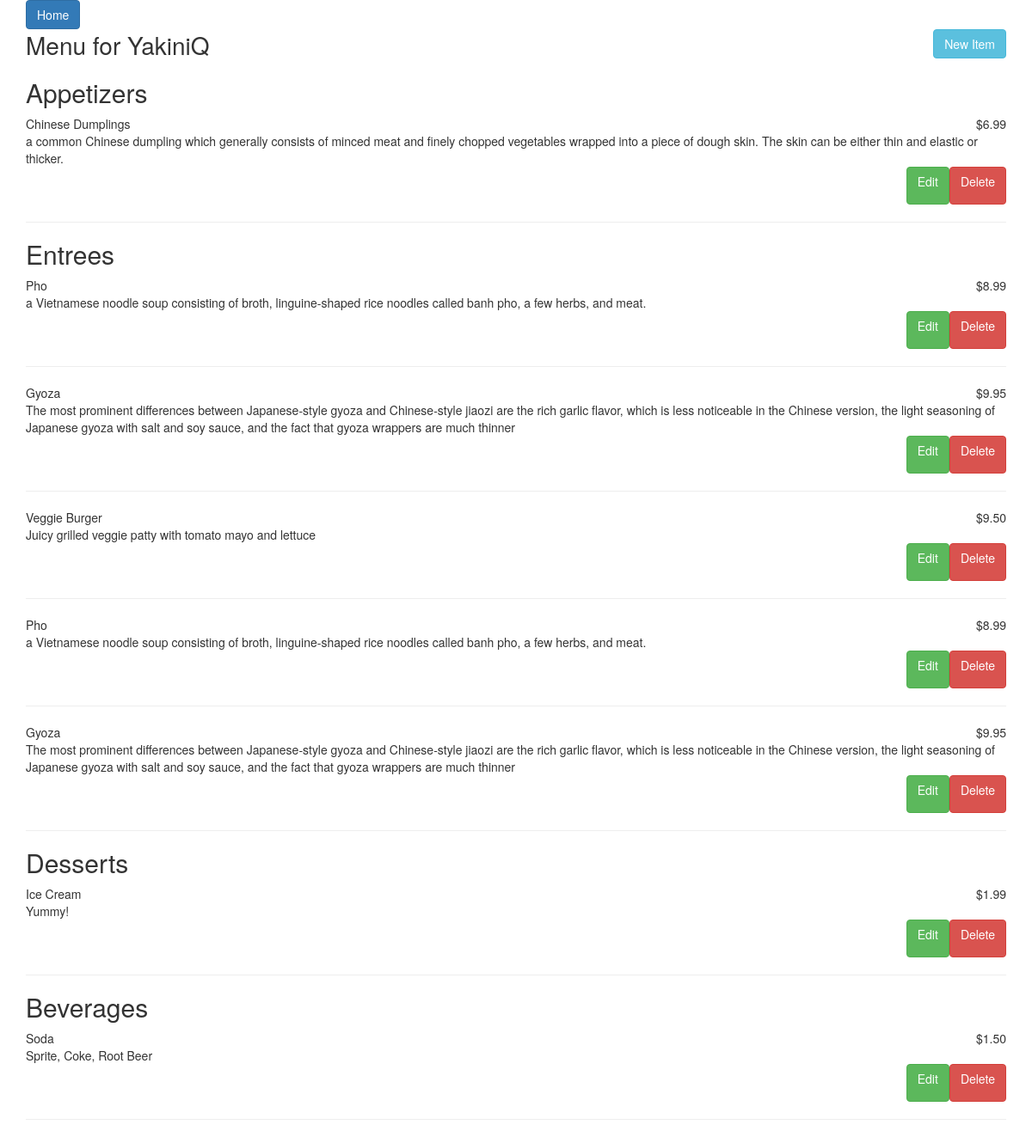
Page /restaurant/3/menu on the committed database.
### app/models.py (models this page shows, shortened)
class Restaurant(db.Model):
    __tablename__ = 'restaurant'
    id = db.Column(db.Integer, primary_key=True)
    name = db.Column(db.String(250), nullable=False)

class MenuItem(db.Model):
    __tablename__ = 'menu_item'
    name = db.Column(db.String(80), nullable=False)
    id = db.Column(db.Integer, primary_key=True)
    description = db.Column(db.String(250))
    price = db.Column(db.String(8))
    course = db.Column(db.String(250))
    restaurant_id = db.Column(db.Integer, db.ForeignKey('restaurant.id'))
    restaurant = db.relationship(Restaurant)

### app/views.py (the view)
@app.route('/restaurant/<int:id>/menu')
def show_restaurant_menu(id):
    menu_items = MenuItem.query.filter_by(restaurant_id=id)
    appetizers = menu_items.filter_by(course="Appetizer").all()
    entrees = menu_items.filter_by(course="Entree").all()
    desserts = menu_items.filter_by(course="Dessert").all()
    beverages = menu_items.filter_by(course="Beverage").all()
    restaurant_name = Restaurant.query.filter_by(id=id).first().name
    return render_template('show_restaurant_menu.html',
                           appetizers=appetizers,
                           entrees=entrees,
                           desserts=desserts,
                           beverages=beverages,
                           restaurant_id=id,
                           restaurant_name=restaurant_name)

### app/templates/show_restaurant_menu.html (shortened to what this page needs)
{% extends 'base.html' %}
{% block content %}
<div class="row">
    <div class="col-md-6">
        <h1 class="text-left">Menu for {{ restaurant_name }}</h1>
    </div>
    <div class="col-md-6">
        <a class="btn btn-info pull-right" href={{ url_for('new_menu_item', id=restaurant_id) }}>New Item</a>
    </div>
</div>
    {% if appetizers is not none %}
        <h2>Appetizers</h2>
        {% for appetizer in appetizers %}
            <div class="row">
                <div class="col-md-6 text-left">
                    {{ appetizer.name }}
                </div>
                <div class="col-md-6 text-right">
                    {{ appetizer.price }}
                </div>
            </div>
            <div class="row">
                <div class="col-md-12">
                    {{ appetizer.description }}
                </div>
            </div>
            <div class="row">
                 <div class="col-md-12">
            <a class="btn btn-danger pull-right" href={{ url_for('delete_menu_item', id=restaurant_id, menu_id=appetizer.id) }}><p class="text-center">Delete</p></a>
            <a class="btn btn-success pull-right" href={{ url_for('edit_menu_item', id=restaurant_id, menu_id=appetizer.id) }}><p class="text-center">Edit</p></a>
        </div>
            </div>
            <hr>
        {% endfor %}
    {% endif %}
    {% if entrees is not none%}
        <h2>Entrees</h2>
        {% for entree in entrees %}
           <div class="row">
                <div class="col-md-6 text-left">
                    {{ entree.name }}
                </div>
                <div class="col-md-6 text-right">
                    {{ entree.price }}
                </div>
            </div>
            <div class="row">
                <div class="col-md-12">
                    {{ entree.description }}
                </div>
            </div>
            <div class="row">
                 <div class="col-md-12">
            <a class="btn btn-danger pull-right" id="delete-btn" href={{ url_for('delete_menu_item', id=restaurant_id, menu_id=entree.id) }}><p class="text-center">Delete</p></a>
            <a class="btn btn-success pull-right" href={{ url_for('edit_menu_item', id=restaurant_id, menu_id=entree.id) }}><p class="text-center">Edit</p></a>
        </div>
            </div>
            <hr>
        {% endfor %}
    {% endif %}
    {% if desserts %}
        <h2>Desserts</h2>
        {% for dessert in desserts %}
            <div class="row">
                <div class="col-md-6 text-left">
                    {{ dessert.name }}
                </div>
                <div class="col-md-6 text-right">
                    {{ dessert.price }}
                </div>
            </div>
            <div class="row">
                <div class="col-md-12">
                    {{ dessert.description }}
                </div>
            </div>
             <div class="row">
                 <div class="col-md-12">
            <a class="btn btn-danger pull-right" id="delete-btn" href={{ url_for('delete_menu_item', id=restaurant_id, menu_id=dessert.id) }}><p class="text-center">Delete</p></a>
            <a class="btn btn-success pull-right" href={{ url_for('edit_menu_item', id=restaurant_id, menu_id=dessert.id) }}><p class="text-center">Edit</p></a>
        </div>
            </div>
            <hr>
        {% endfor %}
    {% endif %}
    {% if beverages %}
        <h2>Beverages</h2>
        {% for beverage in beverages %}
           <div class="row">
                <div class="col-md-6 text-left">
                    {{ beverage.name }}
                </div>
                <div class="col-md-6 text-right">
                    {{ beverage.price }}
                </div>
            </div>
            <div class="row">
                <div class="col-md-12">
                    {{ beverage.description }}
                </div>
            </div>
             <div class="row">
                 <div class="col-md-12">
            <a class="btn btn-danger pull-right" id="delete-btn" href={{ url_for('delete_menu_item', id=restaurant_id, menu_id=beverage.id) }}><p class="text-center">Delete</p></a>
            <a class="btn btn-success pull-right" href={{ url_for('edit_menu_item', id=restaurant_id, menu_id=beverage.id) }}><p class="text-center">Edit</p></a>
        </div>
            </div>
            <hr>
        {% endfor %}
    {% endif %}
{% endblock %}

### app/templates/base.html (shortened to what this page needs)
<!DOCTYPE html>
<html lang="en">
<head>
    <link href=
    "http://maxcdn.bootstrapcdn.com/bootstrap/3.3.7/css/bootstrap.min.css" rel=
    "stylesheet">
    <link href=
    "https://maxcdn.bootstrapcdn.com/font-awesome/4.6.3/css/font-awesome.min.css"
    rel="stylesheet">
    <link href="../static/css/styles.css" rel="stylesheet">
</head>
<body>
    <div class="container">
    <div class="row">
        <div class="col-md-12">
            <a class="btn btn-primary" href={{ url_for('restaurants') }}>Home</a>
        </div>
    </div>
        {% block content %}
        {% endblock %}
    </div>
</body>
</html>

### app/static/css/styles.css (style rules this page uses)
h1 { margin: 30px; font-size: 28px; line-height: 1.33; border-radius: 6px; margin: 0; }

### rows in the picture
Restaurant: name "YakiniQ"
MenuItem: name "Chinese Dumplings", price "$6.99", description "a common Chinese dumpling which generally consists of minced meat and finely chopped vegetables wrapped into a piece of dough skin. The skin can be either thin and elastic or thicker."
MenuItem: name "Pho", price "$8.99", description "a Vietnamese noodle soup consisting of broth, linguine-shaped rice noodles called banh pho, a few herbs, and meat."
MenuItem: name "Gyoza", price "$9.95", description "The most prominent differences between Japanese-style gyoza and Chinese-style jiaozi are the rich garlic flavor, which is less noticeable in the Chinese version, the light seasoning of Japanese gyoza with salt and soy sauce, and the fact that gyoza wrappers are much thinner"
MenuItem: name "Veggie Burger", price "$9.50", description "Juicy grilled veggie patty with tomato mayo and lettuce"
MenuItem: name "Pho", price "$8.99", description "a Vietnamese noodle soup consisting of broth, linguine-shaped rice noodles called banh pho, a few herbs, and meat."
MenuItem: name "Gyoza", price "$9.95", description "The most prominent differences between Japanese-style gyoza and Chinese-style jiaozi are the rich garlic flavor, which is less noticeable in the Chinese version, the light seasoning of Japanese gyoza with salt and soy sauce, and the fact that gyoza wrappers are much thinner"
MenuItem: name "Ice Cream", price "$1.99", description "Yummy!"
MenuItem: name "Soda", price "$1.50", description "Sprite, Coke, Root Beer"
